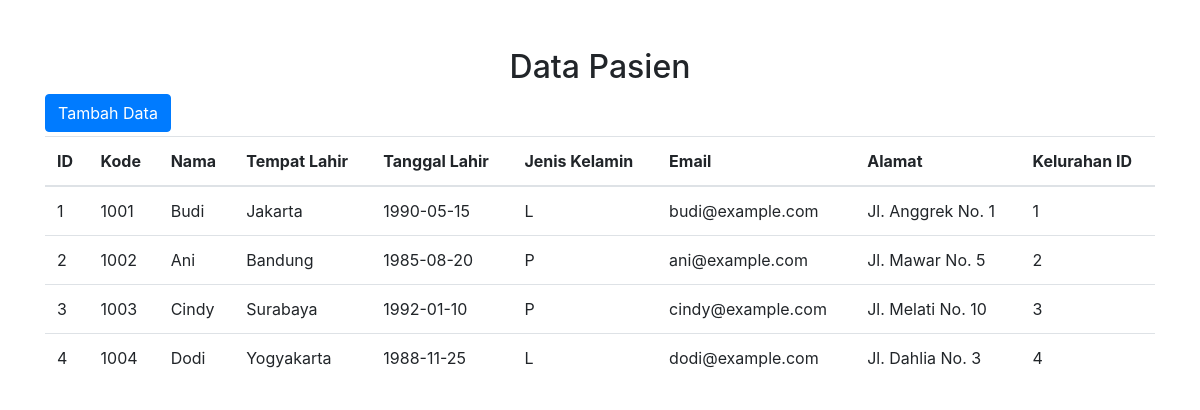
The app's page /pasien.php with its own data.
### tables this page shows
CREATE TABLE `pasien` (
  `id` int(11) NOT NULL,
  `kode` varchar(10) DEFAULT NULL,
  `nama` varchar(45) DEFAULT NULL,
  `tmp_lahir` varchar(30) DEFAULT NULL,
  `tgl_lahir` date DEFAULT NULL,
  `gender` char(1) DEFAULT NULL,
  `email` varchar(50) DEFAULT NULL,
  `alamat` varchar(100) DEFAULT NULL,
  `kelurahan_id` int(11) DEFAULT NULL
);

### pasien.php (the view, shortened to what this page needs)
<!DOCTYPE html>
<html lang="en">
<head>
    <link rel="stylesheet" href="https://cdn.jsdelivr.net/npm/bootstrap@4.6.2/dist/css/bootstrap.min.css">
</head>
<body>
    <div class="container mt-5">
        <h2 class="text-center">Data Pasien</h2>
        <a href="form.php"><button class="btn btn-primary mb-1">Tambah Data</button></a>
        <table class="table">
            <thead>
                <tr>
                    <th>ID</th>
                    <th>Kode</th>
                    <th>Nama</th>
                    <th>Tempat Lahir</th>
                    <th>Tanggal Lahir</th>
                    <th>Jenis Kelamin</th>
                    <th>Email</th>
                    <th>Alamat</th>
                    <th>Kelurahan ID</th>
                </tr>
            </thead>
            <tbody>
                <?php
                require 'dbkoneksi.php';
                $query = $dbh->query('SELECT * FROM pasien');
                foreach ($query as $row) {
                    echo "<tr>";
                    echo "<td>" . $row['id'] . "</td>";
                    echo "<td>" . $row['kode'] . "</td>";
                    echo "<td>" . $row['nama'] . "</td>";
                    echo "<td>" . $row['tmp_lahir'] . "</td>";
                    echo "<td>" . $row['tgl_lahir'] . "</td>";
                    echo "<td>" . $row['gender'] . "</td>";
                    echo "<td>" . $row['email'] . "</td>";
                    echo "<td>" . $row['alamat'] . "</td>";
                    echo "<td>" . $row['kelurahan_id'] . "</td>";
                    echo "</tr>";
                }
                ?>
            </tbody>
        </table>
    </div>
</body>
</html>

### records on screen
pasien: id "1", kode "1001", nama "Budi", tmp_lahir "Jakarta", tgl_lahir "1990-05-15", gender "L", email "budi@example.com", alamat "Jl. Anggrek No. 1", kelurahan "1"
pasien: id "2", kode "1002", nama "Ani", tmp_lahir "Bandung", tgl_lahir "1985-08-20", gender "P", email "ani@example.com", alamat "Jl. Mawar No. 5", kelurahan "2"
pasien: id "3", kode "1003", nama "Cindy", tmp_lahir "Surabaya", tgl_lahir "1992-01-10", gender "P", email "cindy@example.com", alamat "Jl. Melati No. 10", kelurahan "3"
pasien: id "4", kode "1004", nama "Dodi", tmp_lahir "Yogyakarta", tgl_lahir "1988-11-25", gender "L", email "dodi@example.com", alamat "Jl. Dahlia No. 3", kelurahan "4"
